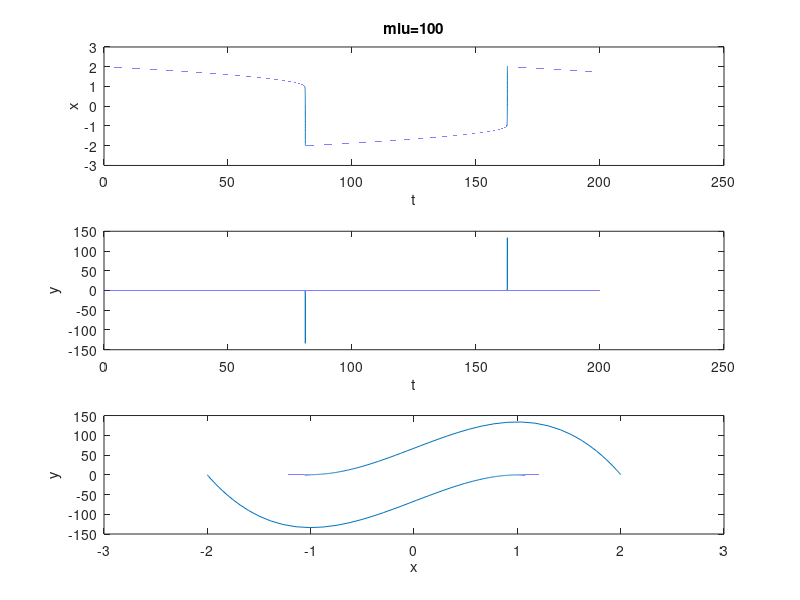

This chart was generated by the following MATLAB code:
function q1a()
h = 0.001; % time step
Tmax = 200; 
Nsteps = ceil(Tmax/h);
tol = 1.0e-14;
itermax = 20;

y0 = [2,0.0]'; % initial condition

sol = zeros(Nsteps+1,2);
t = h*(1:(Nsteps+1))';
sol(1,:) = y0;
tic  % start measuring CPU time

method_name = "DIRK2";
for j = 1 : Nsteps
    sol(j+1,:) = DIRK2step(sol(j,:)',h,tol,itermax)';
end
toc % end measuring CPU time

figure;
fsz = 20; % fontsize
subplot(3,1,1);
plot(t,sol(:,1));
xlabel('t');
ylabel('x');
title('miu=100');

subplot(3,1,2);
plot(t,sol(:,2));
xlabel('t');
ylabel('y');

subplot(3,1,3);
plot(sol(:,1),sol(:,2));
xlabel('x');
ylabel('y');

end

% the right-hand side
function dy = func(y) 
    miu=100;
    dy = zeros(2,1);
    dy(1) = y(2);
    dy(2) = miu*(1-y(1)^2)*y(2)-y(1);
end

% the Jacobian matrix for the right-hand side
function J = Jac(y)
    miu=100;
    J = zeros(2);
    J(1,1) = 0;
    J(1,2) = 1;
    J(2,1) = -2*miu*y(1)*y(2)-1;
    J(2,2) = miu*(1-y(1)^2);

end

%% DIRK2

function knew = NewtonIterDIRK2(y,h,k,gamma)
    aux = y + h*gamma*k;
    F = k - func(aux);
    DF = eye(2) - h*gamma*Jac(aux);
    knew = k - DF\F;
end

function ynew = DIRK2step(y,h,tol,itermax)
    gamma = 1.0 - 1.0/sqrt(2);
    k1 = func(y);
    for j = 1 : itermax
        k1 = NewtonIterDIRK2(y,h,k1,gamma);
        if norm(k1 - func(y + h*gamma*k1)) < tol
            break
        end
    end
    k2 = k1;
    y = y + h*(1-gamma)*k1;
    for j =1 : itermax
        k2 = NewtonIterDIRK2(y,h,k2,gamma);
        aux = y + h*gamma*k2;
        if norm(k2 - func(aux)) < tol
            break
        end
    end
    ynew = aux;
end

